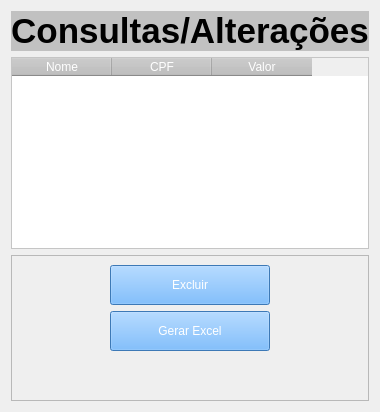
                <widget class="QWidget" name="tab_4">
                 <attribute name="title">
                  <string>Cosultar/Alterar</string>
                 </attribute>
                 <layout class="QVBoxLayout" name="verticalLayout_11">
                  <item>
                   <widget class="QLabel" name="ibs_consultasalteracoes">
                    <property name="styleSheet">
                     <string notr="true">background-color: rgb(193, 193, 193);</string>
                    </property>
                    <property name="text">
                     <string>&lt;html&gt;&lt;head/&gt;&lt;body&gt;&lt;p align=&quot;center&quot;&gt;&lt;span style=&quot; font-size:26pt; font-weight:600;&quot;&gt;Consultas/Alterações&lt;/span&gt;&lt;/p&gt;&lt;/body&gt;&lt;/html&gt;</string>
                    </property>
                   </widget>
                  </item>
                  <item>
                   <widget class="QTableWidget" name="tableWidget2">
                    <property name="styleSheet">
                     <string notr="true">

QHeaderView::section{
background-color: rgb(193, 193, 193);
	color: rgb(255, 255, 255);
	font: 15pt &quot;MS Shell Dlg 2&quot;;
}
QTableWidget{
background-color: rgb(255, 255, 255);
}</string>
                    </property>
                    <column>
                     <property name="text">
                      <string>Nome</string>
                     </property>
                    </column>
                    <column>
                     <property name="text">
                      <string>CPF</string>
                     </property>
                    </column>
                    <column>
                     <property name="text">
                      <string>Valor</string>
                     </property>
                     <property name="foreground">
                      <brush brushstyle="Dense7Pattern">
                       <color alpha="255">
                        <red>0</red>
                        <green>0</green>
                        <blue>0</blue>
                       </color>
                      </brush>
                     </property>
                    </column>
                   </widget>
                  </item>
                  <item>
                   <widget class="QFrame" name="frame_5">
                    <property name="frameShape">
                     <enum>QFrame::StyledPanel</enum>
                    </property>
                    <property name="frameShadow">
                     <enum>QFrame::Raised</enum>
                    </property>
                    <layout class="QVBoxLayout" name="verticalLayout_6">
                     <item alignment="Qt::AlignHCenter">
                      <widget class="QPushButton" name="btn_excluir2">
                       <property name="minimumSize">
                        <size>
                         <width>160</width>
                         <height>40</height>
                        </size>
                       </property>
                       <property name="cursor">
                        <cursorShape>PointingHandCursor</cursorShape>
                       </property>
                       <property name="styleSheet">
                        <string notr="true">QPushButton:hover{
	
	color: rgb(255, 0, 0);
	backgroud-color: rgb(147, 147, 147)
}

QPushButton{
background-color: rgb(85, 170, 255);
	color: rgb(255, 255, 255);
	font: 15pt &quot;MS Shell Dlg 2&quot;;
}</string>
                       </property>
                       <property name="text">
                        <string>Excluir</string>
                       </property>
                      </widget>
                     </item>
                     <item alignment="Qt::AlignHCenter">
                      <widget class="QPushButton" name="btn_excel2">
                       <property name="minimumSize">
                        <size>
                         <width>160</width>
                         <height>40</height>
                        </size>
                       </property>
                       <property name="cursor">
                        <cursorShape>PointingHandCursor</cursorShape>
                       </property>
                       <property name="styleSheet">
                        <string notr="true">QPushButton:hover{
	
	color: rgb(85, 255, 0);
	backgroud-color: rgb(85, 255, 127)
}

QPushButton{
background-color: rgb(85, 170, 255);
	color: rgb(255, 255, 255);
	font: 15pt &quot;MS Shell Dlg 2&quot;;
}</string>
                       </property>
                       <property name="text">
                        <string>Gerar Excel</string>
                       </property>
                      </widget>
                     </item>
                     <item>
                      <spacer name="verticalSpacer_4">
                       <property name="orientation">
                        <enum>Qt::Vertical</enum>
                       </property>
                       <property name="sizeHint" stdset="0">
                        <size>
                         <width>20</width>
                         <height>40</height>
                        </size>
                       </property>
                      </spacer>
                     </item>
                    </layout>
                   </widget>
                  </item>
                 </layout>
                </widget>
